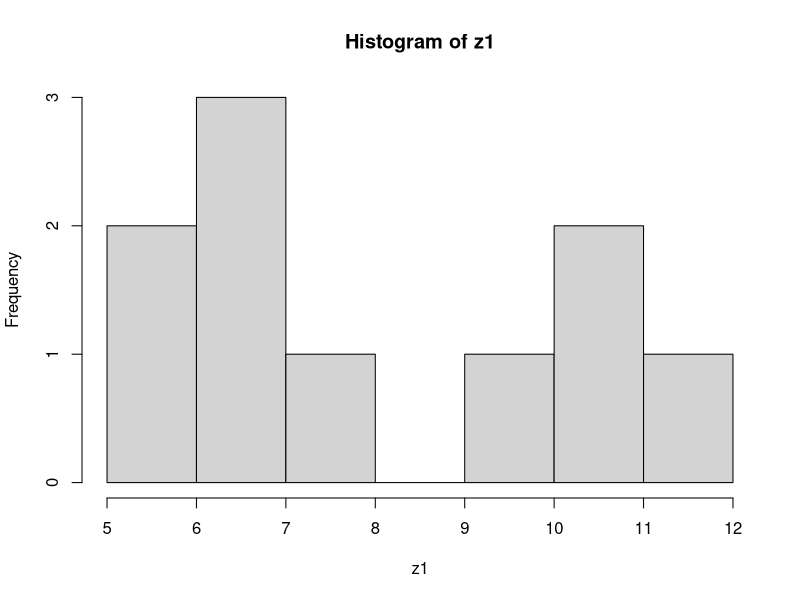
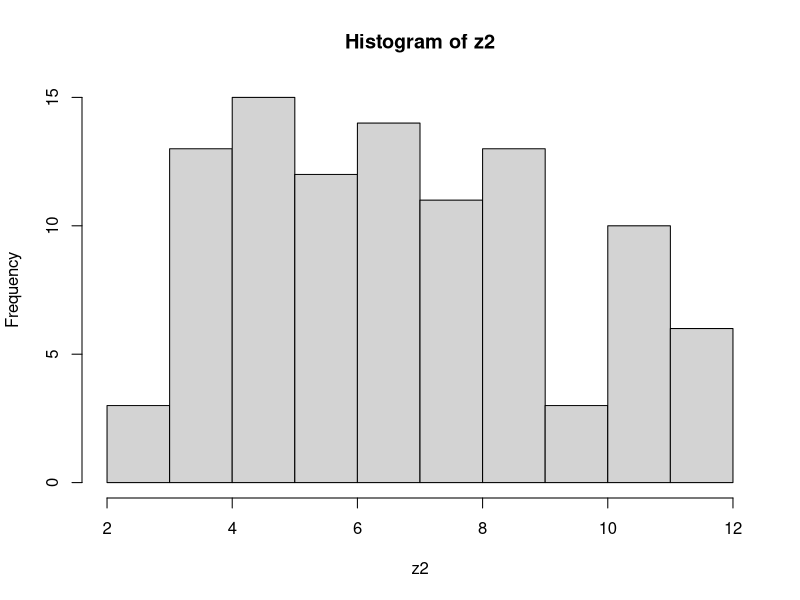
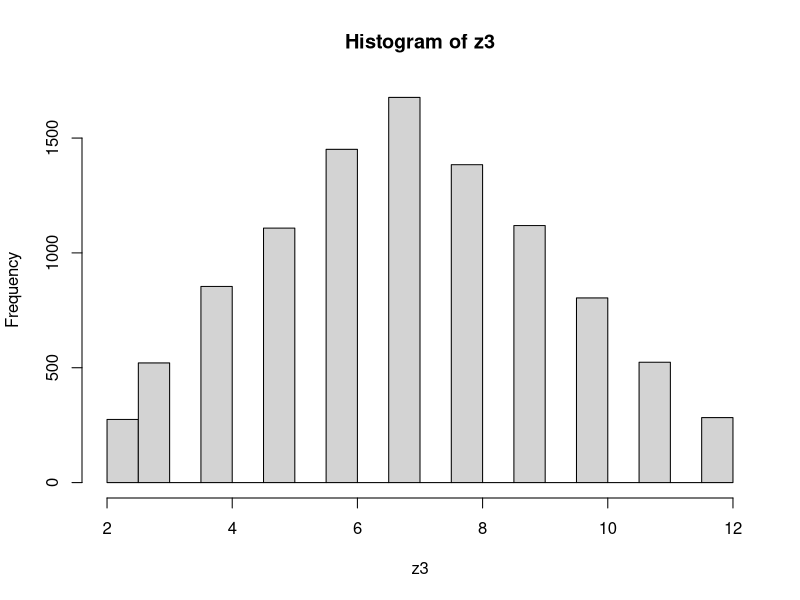

Write the R code that produced these figures, in order.
dice=function(k){
  #n is numberof experiment
  x<<-sample(x=c(1,2,3,4,5,6),size=k,replace=T)
  y<<-sample(x=c(1,2,3,4,5,6),size=k,replace=T)
  m=x+y
  return(m)
}

#10 times rolled
z1=dice(10)
hist(z1)

#100 times rolled
z2=dice(100)
hist(z2)

#10000 times rolled
z3=dice(10000)
hist(z3)

# i could learn that more trial number, it gets more similar to normal dist.
